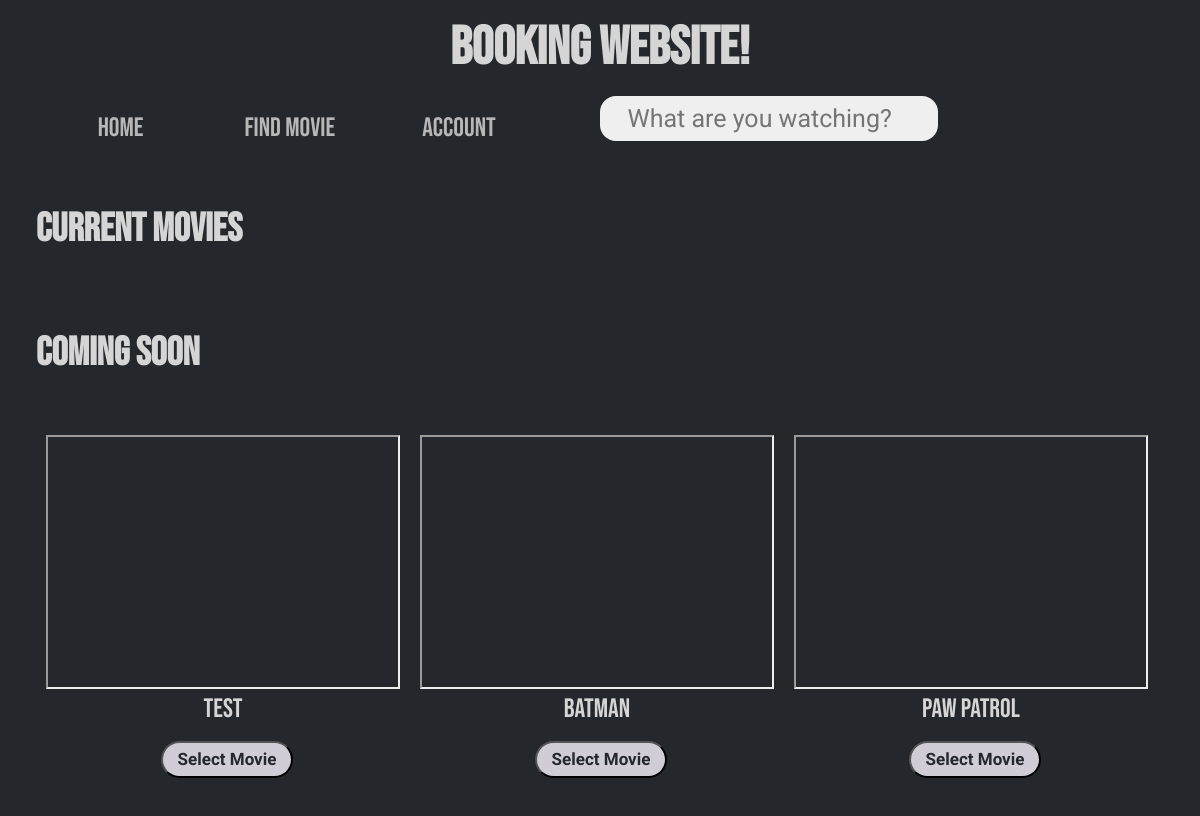
Before: /HTML/home.php with the older database file.
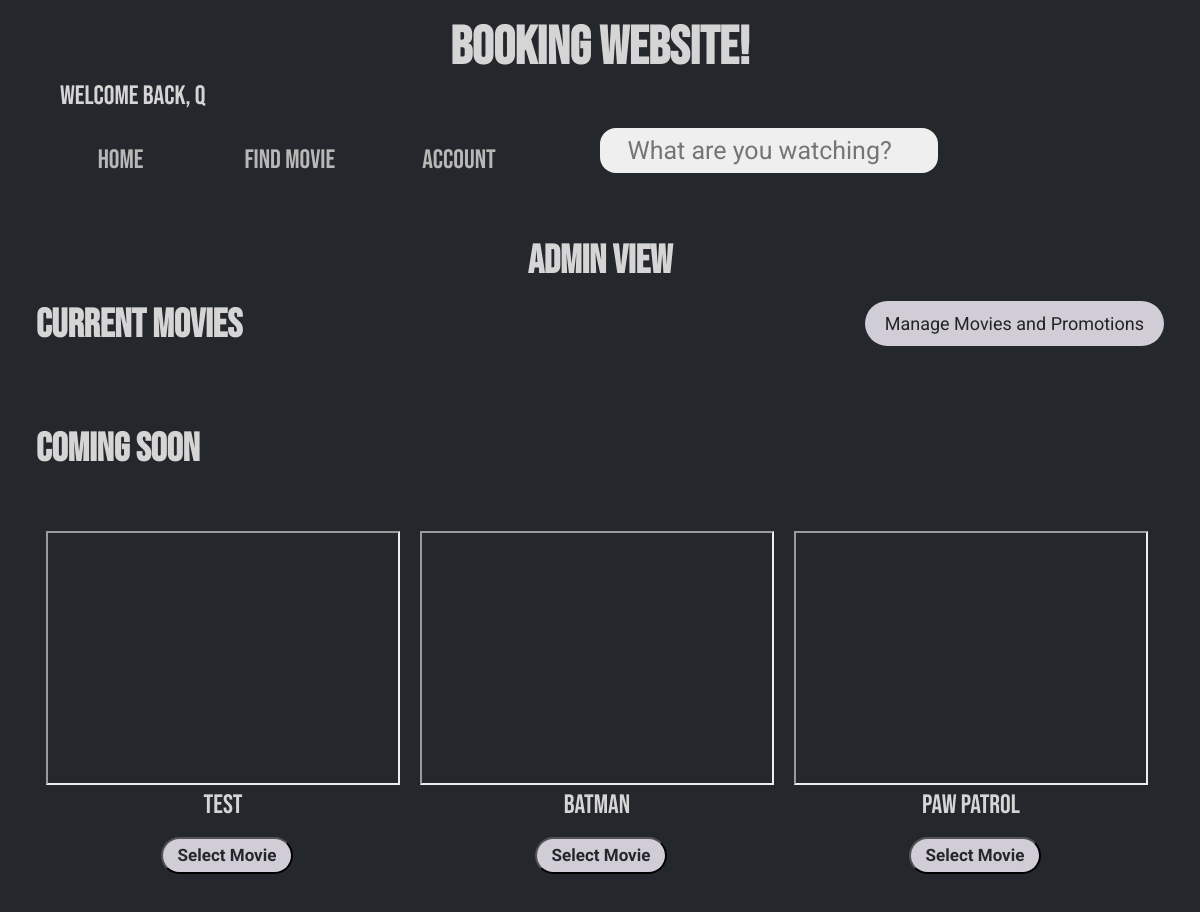
After: the same page with the newer database file.
### tables this page shows
CREATE TABLE `movie` (
  `title` varchar(255) NOT NULL,
  `category` varchar(255) NOT NULL,
  `movieCast` varchar(255) NOT NULL,
  `director` varchar(255) NOT NULL,
  `producer` varchar(255) NOT NULL,
  `synopsis` varchar(255) NOT NULL,
  `reviews` varchar(255) NOT NULL,
  `trailer` varchar(255) NOT NULL,
  `picture` varchar(255) NOT NULL,
  `ratingCode` enum('G','PG','PG-13','R','NC-17') DEFAULT NULL,
  `comingSoon` tinyint(1) NOT NULL,
  `id` int(11) NOT NULL,
  `duration` int(3) NOT NULL
);

CREATE TABLE `user` (
  `userId` varchar(255) NOT NULL,
  `pass` varbinary(255) DEFAULT NULL,
  `firstName` varchar(255) DEFAULT NULL,
  `lastName` varchar(255) DEFAULT NULL,
  `email` varchar(255) NOT NULL,
  `active` tinyint(1) NOT NULL,
  `receiveProm` tinyint(1) NOT NULL,
  `isAdmin` tinyint(1) NOT NULL,
  `isBlocked` tinyint(1) NOT NULL DEFAULT 0
);

### PHP/getMovieInfo.php (called while the page is built, shortened)
<?php
    require("../Modal/database.php");
    $querymovie = "SELECT * FROM movie";
    $mstates = $db->prepare($querymovie);
    $mstates->execute();
    $movieInfs = $mstates->fetchAll();
?>

### PHP/getUserInfo.php (called while the page is built, shortened)
<?php
    require("../Modal/database.php");
    $queryacct = "SELECT * FROM user WHERE userId = (SELECT userId FROM user WHERE active=1)";
    $pstates = $db->prepare($queryacct);
    $pstates->execute();
    $userInfs = $pstates->fetchAll();
    $userOnCheck = $pstates->rowCount();
    if ($userOnCheck) {
        $isAdmin = $userInfs[0]['isAdmin'];
    }
?>

### HTML/home.php (the view, shortened to what this page needs)
<?php
    require("../PHP/getUserInfo.php");
    require("../PHP/getMovieInfo.php");
?>
<!DOCTYPE html>
<html lang="en">
<head>
    <link rel="stylesheet" href="../CSS/nav-bar.css">
    <link rel="stylesheet" href="../CSS/home.css">
    <link rel="stylesheet" href="../CSS/admin-home.css">
</head>
<body>
    <header>
        <h1 class = "title">Booking Website!</h1>
        <?php
        if ($userOnCheck == 1) {
        foreach($userInfs as $userInfo) {
            $name = $userInfo['firstName'];
        }
        echo "<p style=\"align-text: center; padding-left:60px; color: #d6d5d6;\">Welcome back, " .$name ."</p>";
        } ?>
    </header>
    <main>
    <div id="nav-menu">
        <ul class="one">
        <li><a href="../HTML/home.php"> Home </a></li>
            <li><a href="../HTML/select-movie.php"> Find Movie </a></li>
            <li><a href="../HTML/account.php"> Account </a></li>
        </ul>
        <form id="search-form" action="../PHP/searchMovies.php" method="POST">
            <input type="search" id="search-bar" name="search" placeholder="What are you watching?">
        </form>
    </div>
    <?php if ($userOnCheck && $isAdmin) :?>
        <h2 class = "adminTitle">Admin View</h2>
        <a href="../HTML/adminMenu.php" class="manage">Manage Movies and Promotions</a>
        <?php endif;?>
        <h2>Current Movies</h2>
        <section class="trailerList">
        </section>
        <h2>Coming Soon</h2>
        <section class="trailerList">
            <?php
            foreach ($movieInfs as $movieInf) {
                if ($movieInf['comingSoon'] == 1) {
                    echo "<div class = \"trailer\">";
                        echo "<iframe width=\"350\" height=\"250\" src = " .$movieInf['trailer']. "> </iframe><br>";
                        echo "<p>".$movieInf['title']." </p>";
                        echo "<form method='POST' action='../PHP/searchMovies.php'><input type='hidden' name='search' value='". $movieInf['title']."'>";
                        echo "<button name='bookMovie' class='bookMovie' type='submit'>Select Movie</button>";
                        echo "</form>";
                    echo "</div>";
                }
            }
            ?>
        </section>
    </main>
</body>
</html>

### CSS/nav-bar.css (style rules this page uses)
header { width: 100%; margin-top: 1rem; font-family: 'Bebas Neue', cursive; font-size: 20pt; }
.title { color: #d6d5d6; text-align: center; }
#nav-menu { margin-bottom: 4rem; }
#nav-menu ul { list-style-type: none; }
#nav-menu li { width: 15%; background-color: white; }
#nav-menu a { text-decoration: none; font-family: 'Bebas Neue', cursive; font-size: 20pt; color: #B7B7B7; text-align: center; display: block; padding: 1rem; }
#nav-menu ul.one { position: relative; border: none; }
#nav-menu ul.one li { float: left; }
#search-bar { font-family: 'Roboto', sans-serif; font-size: 25px; width: 30%; margin: 0 5%; padding: .5rem; background-repeat: no-repeat; background-position: left; background-size: 45px 25px; background-color: rgb(240, 239, 239); padding-left: 10px; text-align: center; border: none; border-radius: 1rem; }

### CSS/home.css (style rules this page uses)
* { margin: 0; padding: 0; background-color: #24272B; }
main { padding: 1rem 3%; }
main h2 { color: #d6d5d6; margin-top: 1rem; font-family: 'Bebas Neue', cursive; font-size: 30pt; }
p { color: #d6d5d6; font-size: 20pt; font-family: 'Bebas Neue', cursive; }
.trailerList { display: flex; text-align: center; align-items: center; overflow-x: scroll; padding-bottom: .75rem; }
.trailer { padding: 10px; }
.bookMovie { background-color: #D0CDD7; text-align: center; font-family: 'Roboto', sans-serif; font-weight: bold; border-radius: 2rem; text-decoration: none; color: #24272B; font-size: 17px; padding: .4rem .9rem; margin-left: .5rem; margin-top: 1rem; }

### CSS/admin-home.css (style rules this page uses)
.adminTitle { text-align: center; }
main h2 { margin-bottom: 1rem; }
p { color: #d6d5d6; font-size: 20pt; font-family: 'Bebas Neue', cursive; }
.manage { background-color: #D0CDD7; font-family: 'Roboto', sans-serif; font-size: 18px; text-decoration: none; color: rgb(36, 36, 36); padding: .75rem 1.25rem; margin-bottom: 1rem; border-radius: 25px; float: right; }
.trailerList { margin-top: 3rem; }

Changed rows visible on the page:
now on this page (row edited): user: firstName "q"
Other visible differences:
text now shown: "Welcome back, Admin View Manage Movies and Promotions"
